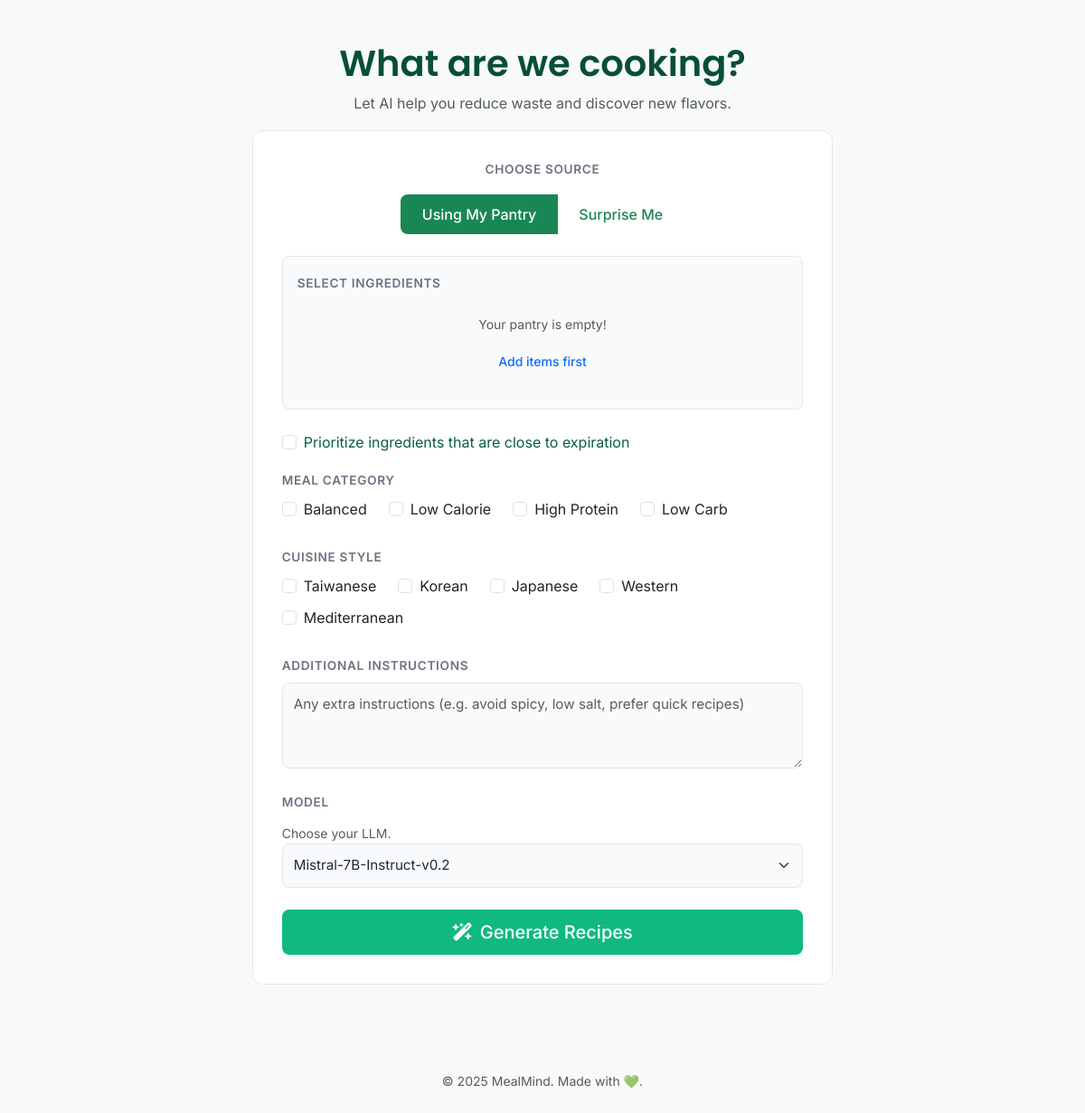
The app's page / (signed in, lower part), older data.
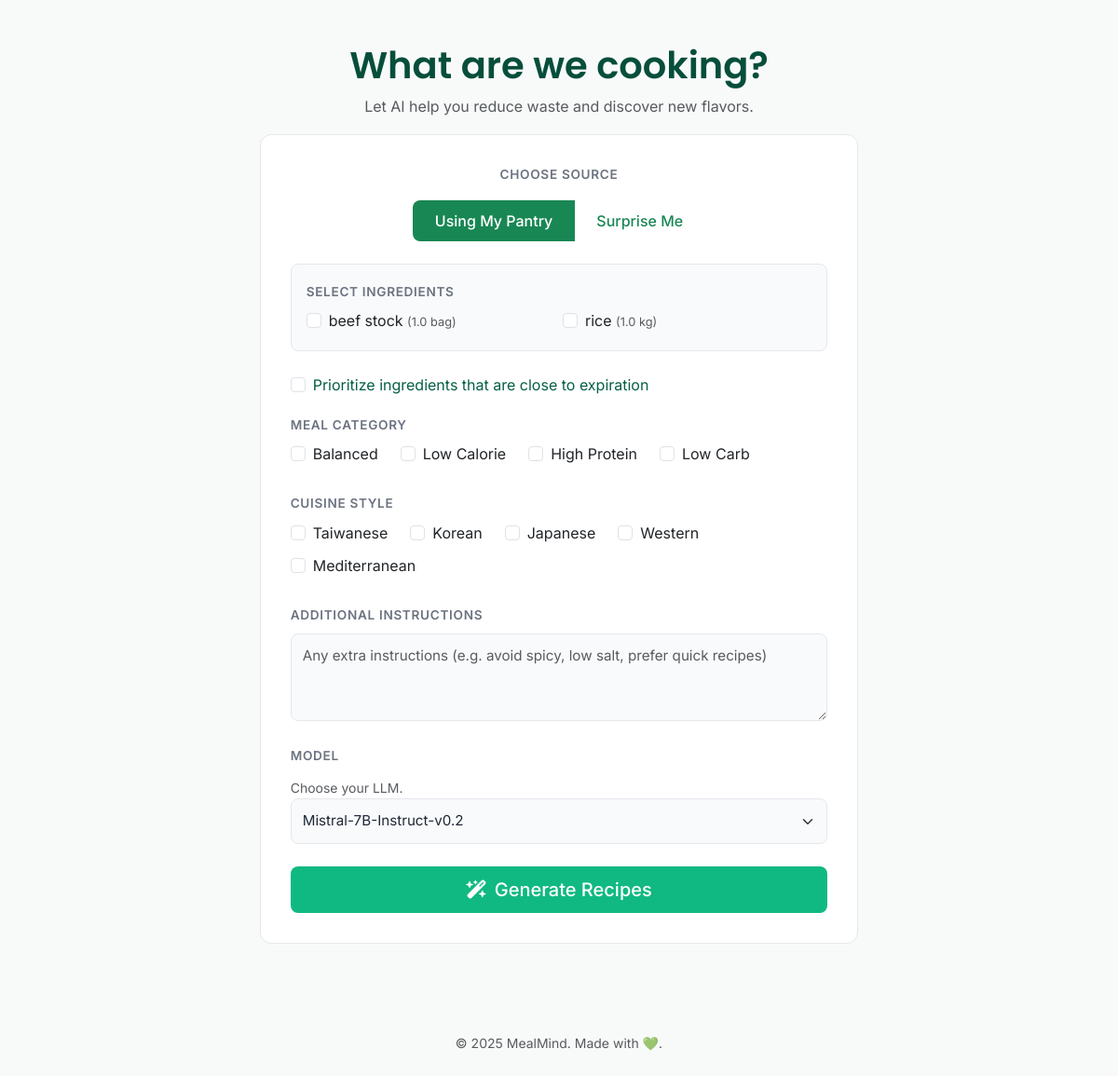
The same page, newer data.
### app/models.py (models this page shows, shortened)
class PantryItem(db.Model):
    __tablename__ = "pantry_items"
    id = db.Column(db.Integer, primary_key=True)
    name = db.Column(db.String(100), nullable=False)
    category_id = db.Column(db.Integer, db.ForeignKey('categories.id'), nullable=False)
    user_id = db.Column(db.Integer, db.ForeignKey('users.id'), nullable=True)
    quantity = db.Column(db.Float, nullable=True)
    unit = db.Column(db.String(50), nullable=True)  # e.g., "lbs", "cups", "pieces"
    expiration_date = db.Column(db.Date, nullable=True)
    category = db.relationship('PantryCategory', backref='items')
    user = db.relationship('User', backref=db.backref('pantry_items', lazy='dynamic'))

### app/routes.py (the view, shortened to what this page needs)
@routes_bp.route("/", methods=["GET", "POST"])
def index():
    from .models import PantryItem
    if current_user.is_authenticated:
        pantry_query = PantryItem.query.filter(PantryItem.user_id == current_user.id)
    else:
        pantry_query = PantryItem.query.filter(PantryItem.user_id.is_(None))
    pantry_items = pantry_query.order_by(PantryItem.name.asc()).all()
    from flask import current_app
    hf_model = current_app.config.get('HF_MODEL')
    return render_template('home/index.html', pantry_items=pantry_items, meal_categories=MEAL_CATEGORIES, cuisine_styles=CUISINE_STYLES, dietary_preferences=DIETARY_PREFERENCES, hf_model=hf_model)

### app/__init__.py (called while the page is built)
def create_app(config_class=None):
    if config_class is None:
        if os.getenv('VERCEL') or os.getenv('FLASK_ENV') == 'production':
            config_class = ProductionConfig
        else:
            config_class = DevelopmentConfig
    app = Flask(__name__, template_folder='templates', static_folder='static')
    CORS(app)
    app.config.from_object(config_class)
    db.init_app(app)
    login_manager = LoginManager()
    login_manager.login_view = 'routes.login'
    login_manager.init_app(app)
    from .models import User
    @login_manager.user_loader
    def load_user(user_id):
        return User.query.get(int(user_id))
    mail = Mail()
    mail.init_app(app)
    import app as _app
    _app.mail = mail
    from .routes import routes_bp
    app.register_blueprint(routes_bp)
    return app

### app/templates/home/index.html (shortened to what this page needs)
{% extends "home/base.html" %}
{% block content %}
<section id="generator" class="mb-5">
    {% include 'generator/generator.html' %}
</section>
<div class="text-center py-4">
    <p class="small text-muted">&copy; 2025 MealMind. Made with 💚.</p>
</div>
{% endblock %}

### app/templates/generator/generator.html (shortened to what the changed rows need)
<div class="text-center mb-2">
    <h1>What are we cooking?</h1>
</div>
<div class="row justify-content-center">
    <div class="col-lg-8">
        <div class="card">
            <form method="POST" id="recipeForm">
                <div id="pantryInputs" class="mb-4 p-3" style="background: #f9fafb; border-radius: 8px; border: 1px solid #e5e7eb;">
                    {% if pantry_items %}
                    <div class="row g-2">
                        {% for item in pantry_items %}
                        <div class="col-md-6">
                            <div class="form-check">
                                <input class="form-check-input" type="checkbox" name="pantry_items" value="{{ item.id }}" id="item{{ item.id }}">
                                <label class="form-check-label" for="item{{ item.id }}">
                                    {{ item.name }} <span class="text-muted" style="font-size:0.8em">({{ item.quantity }} {{ item.unit }})</span>
                                </label>
                            </div>
                        </div>
                        {% endfor %}
                    </div>
                    {% else %}
                        <div class="text-center py-3">
                            <p class="text-muted small mb-2">Your pantry is empty!</p>
                            <a href="{{ url_for('routes.add_item') }}" class="btn btn-sm btn-outline-primary">Add items first</a>
                        </div>
                    {% endif %}
                </div>
                <div class="mb-4">
                    <div class="d-flex flex-wrap gap-2">
                        {% for cat in meal_categories %}
                        <div class="form-check form-check-inline">
                            <input class="form-check-input" type="checkbox" name="categories" value="{{ cat }}" id="cat{{ loop.index }}">
                            <label class="form-check-label" for="cat{{ loop.index }}">{{ cat }}</label>
                        </div>
                        {% endfor %}
                    </div>
                </div>
                <div class="mb-4">
                    <div class="d-flex flex-wrap gap-2">
                        {% for style in cuisine_styles %}
                        <div class="form-check form-check-inline">
                            <input class="form-check-input" type="checkbox" name="styles" value="{{ style }}" id="style{{ loop.index }}">
                            <label class="form-check-label" for="style{{ loop.index }}">{{ style }}</label>
                        </div>
                        {% endfor %}
                    </div>
                </div>
            </form>
        </div>
    </div>
</div>

Row changes from the older to the newer data that the page shows:
added PantryItem: name "beef stock", quantity "1.0", unit "bag"
added PantryItem: name "rice", quantity "1.0", unit "kg"
Text that changed along with them:
text no longer shown: "Your pantry is empty! Add items first"
